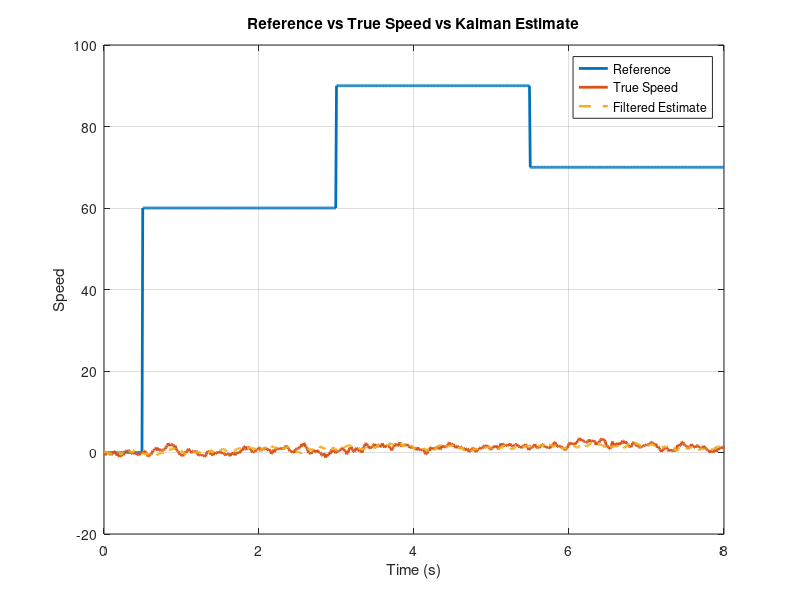
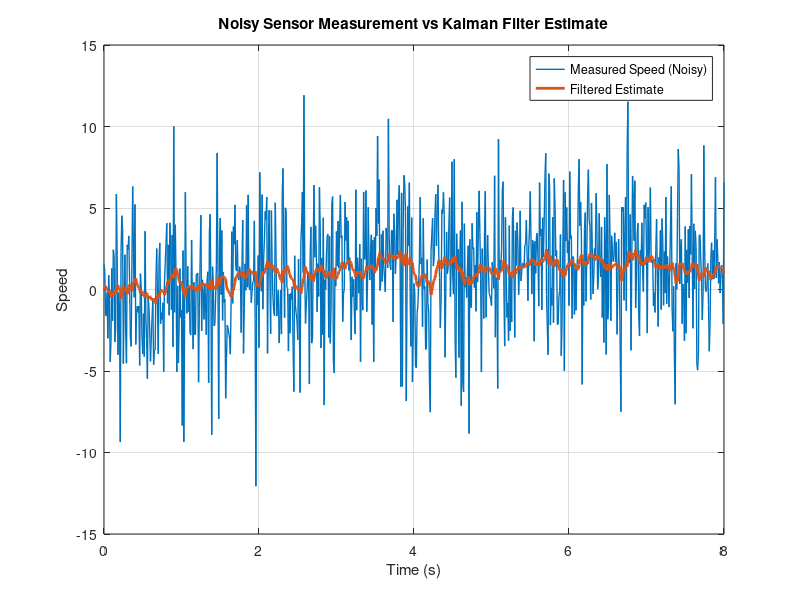
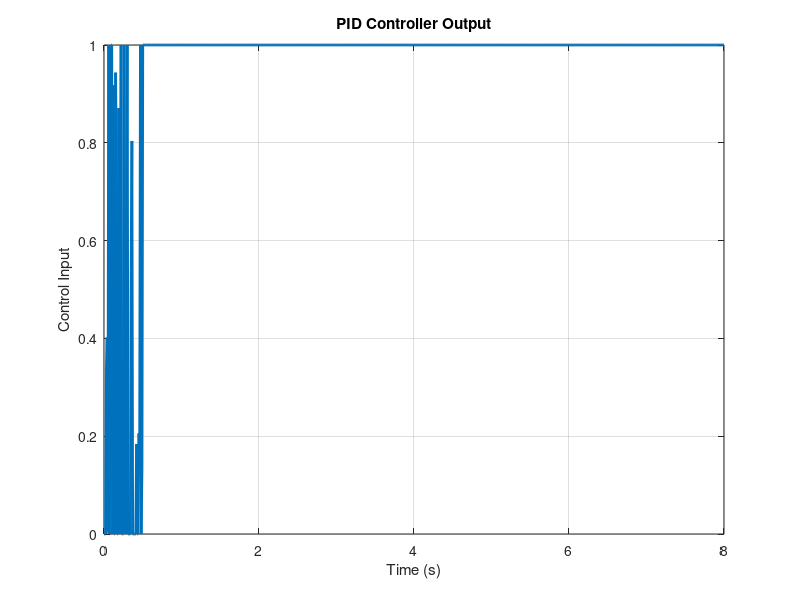
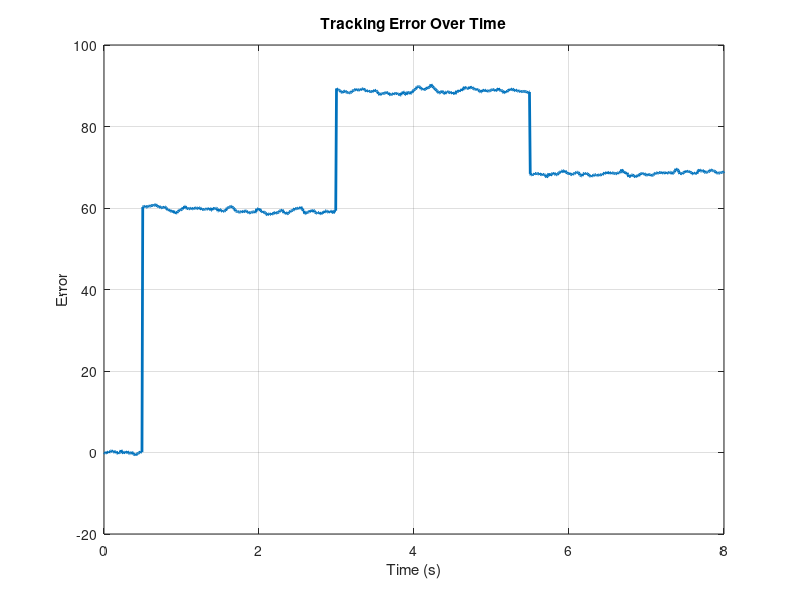

Here is the MATLAB script that generated these plots, in order:
function results = motor_pid_kalman_demo()
% MOTOR_PID_KALMAN_DEMO
% Closed-loop DC motor speed control using:
%   1) PID control
%   2) noisy sensor measurements
%   3) Kalman filter state estimation
%
% This project is designed as a portfolio-quality MATLAB project that
% demonstrates control systems, filtering, algorithm design, simulation,
% and performance analysis.
%
% Output:
%   results - struct containing time series, controller performance metrics,
%             and tuned parameters.
%
% Recommended toolbox:
%   Control System Toolbox (helpful, but not required for this script)

    clc; close all;

    %% ---------------- Simulation Settings ----------------
    Ts = 0.01;              % sampling time [s]
    Tfinal = 8.0;           % total simulation time [s]
    t = 0:Ts:Tfinal;
    N = numel(t);

    %% ---------------- Motor Model ----------------
    % First-order DC motor speed model:
    %   dw/dt = -(1/tau)*w + (K/tau)*u
    %
    % State-space:
    %   x(k+1) = A*x(k) + B*u(k) + process_noise
    %   y(k)   = C*x(k) + measurement_noise

    K_motor = 1.15;         % motor gain
    tau = 0.18;             % motor time constant [s]

    A = exp(-Ts/tau);
    B = K_motor * (1 - exp(-Ts/tau));
    C = 1;
    D = 0;

    %% ---------------- PID Parameters ----------------
    % Hand-tuned values chosen for fast response with controlled overshoot
    Kp = 1.7;
    Ki = 7.5;
    Kd = 0.03;

    uMin = 0.0;
    uMax = 1.0;

    %% ---------------- Reference Profile ----------------
    ref = zeros(1, N);
    ref(t >= 0.5) = 60;     % target speed (e.g., RPM normalized example)
    ref(t >= 3.0) = 90;
    ref(t >= 5.5) = 70;

    %% ---------------- Noise Settings ----------------
    processVar = 0.10;      % process noise variance
    measVar = 10.0;         % measurement noise variance

    rng(7);                 % reproducible results

    %% ---------------- Kalman Filter Setup ----------------
    % Single-state Kalman filter for motor speed estimation
    Q = processVar;
    R = measVar;

    xhat = zeros(1, N);     % estimated state
    P = zeros(1, N);        % estimation covariance
    P(1) = 1.0;

    %% ---------------- Simulation Memory ----------------
    x_true = zeros(1, N);
    y_meas = zeros(1, N);
    y_filt = zeros(1, N);
    u = zeros(1, N);
    e = zeros(1, N);

    % PID state
    integralTerm = 0;
    prevError = 0;

    %% ---------------- Closed-Loop Simulation ----------------
    for k = 2:N
        % Sensor measurement from previous true state
        y_meas(k-1) = C * x_true(k-1) + sqrt(measVar) * randn;

        % -------- Kalman Predict --------
        x_pred = A * xhat(k-1) + B * u(k-1);
        P_pred = A * P(k-1) * A' + Q;

        % -------- Kalman Update --------
        Kk = P_pred * C' / (C * P_pred * C' + R);
        xhat(k) = x_pred + Kk * (y_meas(k-1) - C * x_pred);
        P(k) = (1 - Kk * C) * P_pred;

        y_filt(k) = xhat(k);

        % -------- PID Control on Estimated Speed --------
        e(k) = ref(k) - xhat(k);

        integralTerm = integralTerm + e(k) * Ts;
        derivativeTerm = (e(k) - prevError) / Ts;

        u_unsat = Kp * e(k) + Ki * integralTerm + Kd * derivativeTerm;
        u(k) = min(max(u_unsat, uMin), uMax);

        % Anti-windup (simple clamping rollback)
        if u(k) ~= u_unsat
            integralTerm = integralTerm - e(k) * Ts;
        end

        prevError = e(k);

        % -------- True Plant Update --------
        processNoise = sqrt(processVar) * randn;
        x_true(k) = A * x_true(k-1) + B * u(k) + processNoise;
    end

    % Final measurement point
    y_meas(end) = C * x_true(end) + sqrt(measVar) * randn;

    %% ---------------- Performance Metrics ----------------
    metrics = computePerformanceMetrics(t, ref, x_true);

    %% ---------------- Plotting ----------------
    makePlots(t, ref, x_true, y_meas, y_filt, u, e);

    %% ---------------- Package Results ----------------
    results = struct();
    results.time = t;
    results.reference = ref;
    results.trueSpeed = x_true;
    results.measuredSpeed = y_meas;
    results.filteredSpeed = y_filt;
    results.controlInput = u;
    results.error = e;
    results.metrics = metrics;
    results.parameters = struct( ...
        'Ts', Ts, ...
        'K_motor', K_motor, ...
        'tau', tau, ...
        'Kp', Kp, ...
        'Ki', Ki, ...
        'Kd', Kd, ...
        'Q', Q, ...
        'R', R);

    disp('Motor Control Project Results');
    disp(results.metrics);
end

function metrics = computePerformanceMetrics(t, ref, y)
% Compute simple control metrics using the final step segment

    % Analyze last major setpoint region
    idx = find(t >= 5.5);
    tSeg = t(idx) - t(idx(1));
    refSeg = ref(idx);
    ySeg = y(idx);

    target = refSeg(end);
    err = target - ySeg(end);
    steadyStateError = abs(err);

    % Overshoot
    peakVal = max(ySeg);
    overshoot = max(0, (peakVal - target) / max(target, eps) * 100);

    % Rise time (10% to 90% of final target)
    y10 = 0.1 * target;
    y90 = 0.9 * target;

    i10 = find(ySeg >= y10, 1, 'first');
    i90 = find(ySeg >= y90, 1, 'first');

    if isempty(i10) || isempty(i90)
        riseTime = NaN;
    else
        riseTime = tSeg(i90) - tSeg(i10);
    end

    % Settling time (within 2% band)
    band = 0.02 * max(target, eps);
    outOfBand = abs(ySeg - target) > band;
    lastOut = find(outOfBand, 1, 'last');

    if isempty(lastOut)
        settlingTime = 0;
    elseif lastOut == numel(tSeg)
        settlingTime = NaN;
    else
        settlingTime = tSeg(lastOut + 1);
    end

    metrics = struct( ...
        'steadyStateError', steadyStateError, ...
        'overshootPercent', overshoot, ...
        'riseTimeSeconds', riseTime, ...
        'settlingTimeSeconds', settlingTime);
end

function makePlots(t, ref, x_true, y_meas, y_filt, u, e)
% Generate portfolio-quality plots

    figure('Name', 'Motor Speed Control Response', 'NumberTitle', 'off');
    plot(t, ref, 'LineWidth', 2); hold on;
    plot(t, x_true, 'LineWidth', 2);
    plot(t, y_filt, '--', 'LineWidth', 1.8);
    xlabel('Time (s)');
    ylabel('Speed');
    title('Reference vs True Speed vs Kalman Estimate');
    legend('Reference', 'True Speed', 'Filtered Estimate', 'Location', 'best');
    grid on;

    figure('Name', 'Sensor Noise Filtering', 'NumberTitle', 'off');
    plot(t, y_meas, 'LineWidth', 1); hold on;
    plot(t, y_filt, 'LineWidth', 2);
    xlabel('Time (s)');
    ylabel('Speed');
    title('Noisy Sensor Measurement vs Kalman Filter Estimate');
    legend('Measured Speed (Noisy)', 'Filtered Estimate', 'Location', 'best');
    grid on;

    figure('Name', 'Control Input', 'NumberTitle', 'off');
    plot(t, u, 'LineWidth', 2);
    xlabel('Time (s)');
    ylabel('Control Input');
    title('PID Controller Output');
    grid on;

    figure('Name', 'Tracking Error', 'NumberTitle', 'off');
    plot(t, e, 'LineWidth', 2);
    xlabel('Time (s)');
    ylabel('Error');
    title('Tracking Error Over Time');
    grid on;
end
